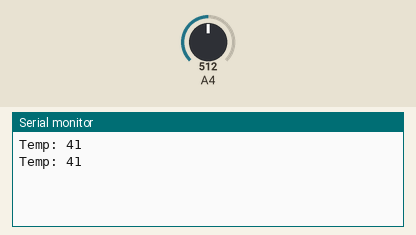
Bench run of a sketch on a simulated Arduino Uno, built with avr-gcc and run on an emulated ATmega328P. Parts: the last lines printed to the serial monitor. The inputs (shaded band) are chosen by the test bench; at power-on: A4 = 512.

Above: at 2.8 s.
2.9 s: A4 set to 716
At 3.8 s:
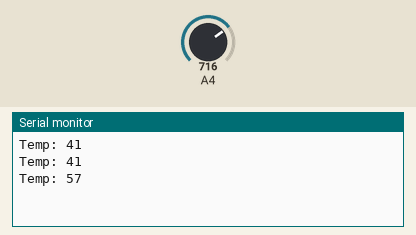
4.4 s: A4 set to 900
At 5.5 s:
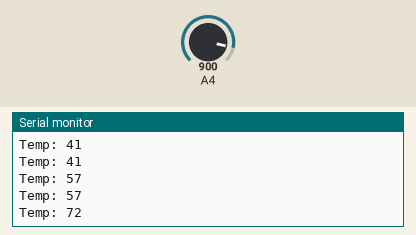
Timing chart, 0 to 7.4 s (numbered marks = the images above; inputs shaded):
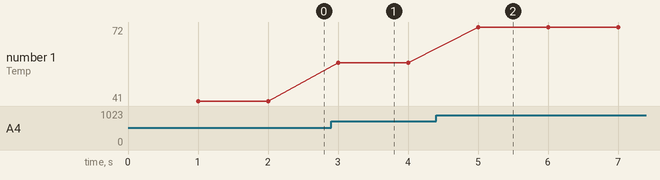

The sketch:

LM35_Sensor.ino
```cpp
#include "LM35_Sensor.h"

LM35_Sensor lm35(4);
unsigned long lastTime_TEMP = 0;
const unsigned long interval_TEMP = 1000;

uint8_t temp = 0;

void setup()
{
  Serial.begin(115200);
}

void loop()
{
  unsigned long now = millis();

  if (now - lastTime_TEMP >= interval_TEMP) {
    lastTime_TEMP = now;
    temp = lm35.readTemperature();

    Serial.print("Temp: "); Serial.println(temp);
  }
}
```

Measured:
- after the input at 2.9 s, the serial monitor: prints a new line after 0.10 s (image 1)
- after the input at 4.4 s, the serial monitor: prints a new line after 0.60 s (image 2)
- plotted number 1: 41 → 57 after the input at 2.9 s, 57 → 72 after the input at 4.4 s
